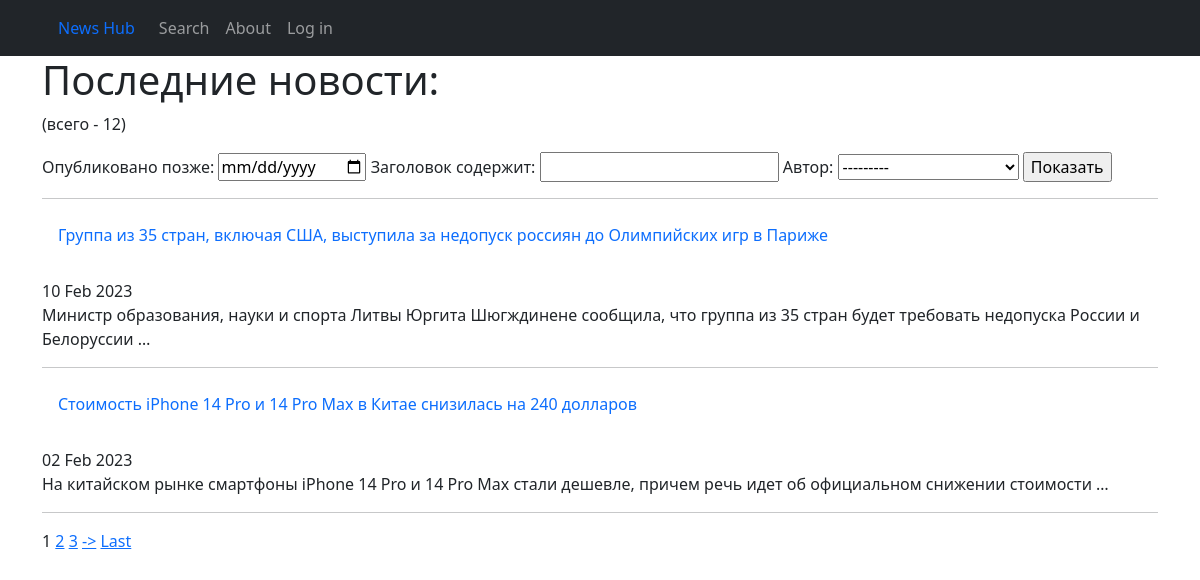
The app's page /search/ with its own data.
### news/models.py (models this page shows, shortened)
class Post(models.Model):
    author = models.ForeignKey(Author, on_delete=models.CASCADE)
    type = models.CharField(max_length=1, choices=POST_TYPES)
    creation_date = models.DateTimeField(auto_now_add=True)
    category = models.ManyToManyField(Category, through='PostCategory')
    title = models.CharField(max_length=255)
    text = models.TextField()
    _rating = models.IntegerField(default=0, db_column='rating')

### news/views.py (the view)
# urls.py: path('search/', PostSearch.as_view()),
class PostSearch(ListView):
    model = Post
    ordering = '-creation_date'
    template_name = 'posts_search.html'
    context_object_name = 'post_search'
    paginate_by = 2
    def get_filter(self):
        return PostFilter(self.request.GET, queryset=super().get_queryset())
    def get_queryset(self):
        return self.get_filter().qs
    def get_context_data(self, **kwargs):
        context = super().get_context_data(**kwargs)
        context['filter'] = PostFilter(self.request.GET, queryset=self.get_queryset())
        return context

### news/templatetags/custom_filters.py (called while the page is built)
@register.filter()
def censor(value, word):
    if isinstance(value, str):
        censored = word[0].lower() + '*' * (len(word) - 1)
        value = value.replace(word.lower(), censored)
        censored = censored.capitalize()
        value = value.replace(word.capitalize(), censored)
        return value
    else:
        raise TypeError('expected str')

### templates/posts_search.html (shortened to what this page needs)
{% extends 'flatpages/default.html' %}
{% load custom_filters %}
{% block content %}
    <h1>Последние новости:</h1>
    <p>(всего - {{ filter.qs|length }})</p>
    <form method="GET">
        {{ filter.form }}
        <input type="submit" value="Показать">
    </form>
    {% for post in post_search %}
        <hr>
        <a class="nav-link" href=../{{post.pk}}>{{ post.title|censor:'нефть' }}</a>
        <br>
        {{ post.creation_date|date:"d M Y" }}
        <br>
        {{ post.text|truncatewords:20|censor:'нефть' }}
        <br>
    {% endfor %}
    <hr>
    {% if is_paginated %}
        {% for num in page_obj.paginator.page_range %}
            {% if page_obj.number == num %}
                <a>{{ num }}</a>
            {% elif num > page_obj.number|add:'-3' and num < page_obj.number|add:'3' %}
                <a href="?page={{ num }}">{{ num }}</a>
            {% endif %}
        {% endfor %}
        {% if page_obj.has_next %}
            <a href="?page={{ page_obj.next_page_number }}">-></a>
            <a href="?page={{ page_obj.paginator.num_pages}}">Last</a>
        {% endif %}
    {% endif %}
{% endblock content %}

### records on screen
Post: title|censor "Группа из 35 стран, включая США, выступила за недопуск россиян до Олимпийских игр в Париже", creation_date "10 Feb 2023", text|censor "Министр образования, науки и спорта Литвы Юргита Шюгждинене сообщила, что группа из 35 стран будет требовать недопуска России и Белоруссии …"
Post: title|censor "Стоимость iPhone 14 Pro и 14 Pro Max в Китае снизилась на 240 долларов", creation_date "02 Feb 2023", text|censor "На китайском рынке смартфоны iPhone 14 Pro и 14 Pro Max стали дешевле, причем речь идет об официальном снижении стоимости …"

### other values on screen
{{ filter.qs|length }} "12"
{{ num }} "1"
{{ num }} "2" "3"
